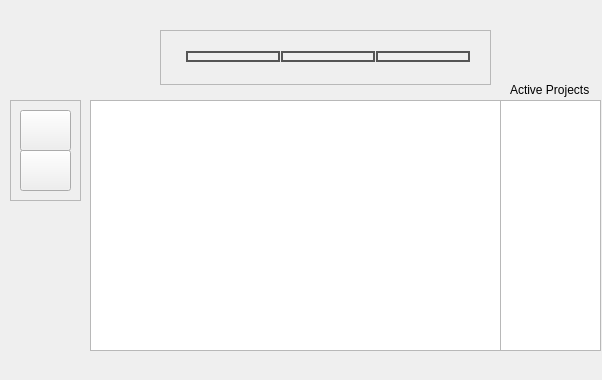
<?xml version="1.0" encoding="UTF-8"?>
<ui version="4.0">
 <class>Qronos</class>
 <widget class="QWidget" name="Qronos">
  <property name="geometry">
   <rect>
    <x>0</x>
    <y>0</y>
    <width>602</width>
    <height>380</height>
   </rect>
  </property>
  <property name="windowTitle">
   <string>Qronos</string>
  </property>
  <property name="styleSheet">
   <string notr="true">QPushButton#boutonStart{
color: white;
border: 2px solid #555;
border-radius: 11px;
padding: 5px;
background: qradialgradient(cx: 0.3, cy: -0.4,
fx: 0.3, fy: -0.4,
radius: 1.35, stop: 0 #fff, stop: 1 #333);
max-width: 80px;
min-width: 80px;
}
QPushButton#boutonStop{
color: white;
border: 2px solid #555;
border-radius: 11px;
padding: 5px;
background: qradialgradient(cx: 0.3, cy: -0.4,
fx: 0.3, fy: -0.4,
radius: 1.35, stop: 0 #fff, stop: 1 #333);
max-width: 80px;
min-width: 80px;
}
QPushButton#boutonExport{
color: white;
border: 2px solid #555;
border-radius: 11px;
padding: 5px;
background: qradialgradient(cx: 0.3, cy: -0.4,
fx: 0.3, fy: -0.4,
radius: 1.35, stop: 0 #fff, stop: 1 #333);
max-width: 80px;
min-width: 80px;
}

QPushButton#boutonStart:hover {
background: qradialgradient(cx: 0.3, cy: -0.4,
fx: 0.3, fy: -0.4,
radius: 1.35, stop: 0 #fff, stop: 1 #bbb);
}

QPushButton#boutonStop:hover {
background: qradialgradient(cx: 0.3, cy: -0.4,
fx: 0.3, fy: -0.4,
radius: 1.35, stop: 0 #fff, stop: 1 #bbb);
}

QPushButton#boutonExport:hover {
background: qradialgradient(cx: 0.3, cy: -0.4,
fx: 0.3, fy: -0.4,
radius: 1.35, stop: 0 #fff, stop: 1 #bbb);
}
</string>
  </property>
  <widget class="QFrame" name="frame_2">
   <property name="geometry">
    <rect>
     <x>160</x>
     <y>30</y>
     <width>331</width>
     <height>55</height>
    </rect>
   </property>
   <property name="frameShape">
    <enum>QFrame::StyledPanel</enum>
   </property>
   <property name="frameShadow">
    <enum>QFrame::Raised</enum>
   </property>
   <widget class="QWidget" name="layoutWidget">
    <property name="geometry">
     <rect>
      <x>15</x>
      <y>10</y>
      <width>301</width>
      <height>33</height>
     </rect>
    </property>
    <layout class="QHBoxLayout" name="horizontalLayout">
     <item>
      <widget class="QPushButton" name="boutonStart">
       <property name="cursor">
        <cursorShape>PointingHandCursor</cursorShape>
       </property>
       <property name="styleSheet">
        <string notr="true"/>
       </property>
       <property name="text">
        <string/>
       </property>
       <property name="iconSize">
        <size>
         <width>32</width>
         <height>32</height>
        </size>
       </property>
      </widget>
     </item>
     <item>
      <widget class="QPushButton" name="boutonStop">
       <property name="cursor">
        <cursorShape>PointingHandCursor</cursorShape>
       </property>
       <property name="focusPolicy">
        <enum>Qt::StrongFocus</enum>
       </property>
       <property name="styleSheet">
        <string notr="true"/>
       </property>
       <property name="text">
        <string/>
       </property>
       <property name="iconSize">
        <size>
         <width>32</width>
         <height>32</height>
        </size>
       </property>
      </widget>
     </item>
     <item>
      <widget class="QPushButton" name="boutonExport">
       <property name="cursor">
        <cursorShape>PointingHandCursor</cursorShape>
       </property>
       <property name="text">
        <string/>
       </property>
       <property name="iconSize">
        <size>
         <width>32</width>
         <height>32</height>
        </size>
       </property>
      </widget>
     </item>
    </layout>
   </widget>
  </widget>
  <widget class="QTreeView" name="treeView">
   <property name="geometry">
    <rect>
     <x>90</x>
     <y>100</y>
     <width>411</width>
     <height>251</height>
    </rect>
   </property>
  </widget>
  <widget class="QFrame" name="frame">
   <property name="geometry">
    <rect>
     <x>10</x>
     <y>100</y>
     <width>71</width>
     <height>101</height>
    </rect>
   </property>
   <property name="frameShape">
    <enum>QFrame::StyledPanel</enum>
   </property>
   <property name="frameShadow">
    <enum>QFrame::Raised</enum>
   </property>
   <widget class="QPushButton" name="remove">
    <property name="geometry">
     <rect>
      <x>10</x>
      <y>50</y>
      <width>51</width>
      <height>41</height>
     </rect>
    </property>
    <property name="text">
     <string/>
    </property>
   </widget>
   <widget class="QPushButton" name="add">
    <property name="geometry">
     <rect>
      <x>10</x>
      <y>10</y>
      <width>51</width>
      <height>41</height>
     </rect>
    </property>
    <property name="text">
     <string/>
    </property>
   </widget>
  </widget>
  <widget class="QListView" name="listView">
   <property name="geometry">
    <rect>
     <x>500</x>
     <y>100</y>
     <width>101</width>
     <height>251</height>
    </rect>
   </property>
  </widget>
  <widget class="QLabel" name="label">
   <property name="geometry">
    <rect>
     <x>510</x>
     <y>80</y>
     <width>91</width>
     <height>20</height>
    </rect>
   </property>
   <property name="text">
    <string>Active Projects</string>
   </property>
  </widget>
 </widget>
 <layoutdefault spacing="6" margin="11"/>
 <resources/>
 <connections/>
</ui>
